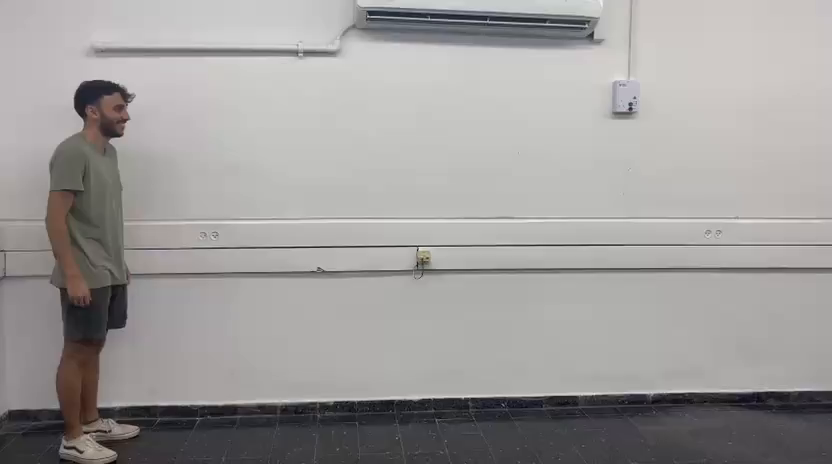
#> input picture frame 0 of ref/INPUT.avi, 832 x 464 px
$ python main.py
#> lines starting #> are read from the running program, lines starting #| are printed output that depends on the picture
### Code/paths.py
import os

# Base directory where this script is located
BASE_DIR = os.path.dirname(os.path.abspath(__file__))

# Your student IDs
ID1 = "209619477"
ID2 = "209518299"
ID_SUFFIX = f"{ID1}_{ID2}"

# Define folders
INPUTS_DIR = os.path.join(BASE_DIR, '..', 'Inputs')
OUTPUTS_DIR = os.path.join(BASE_DIR, '..', 'Outputs')
TEMP_DIR = os.path.join(BASE_DIR, '..', 'Temp')
DOCUMENT_DIR = os.path.join(BASE_DIR, '..', 'Document')
SCREENREC_DIR = os.path.join(BASE_DIR, '..', 'ScreenRec')

# Ensure these directories exist
for folder in [OUTPUTS_DIR, TEMP_DIR, DOCUMENT_DIR, SCREENREC_DIR]:
    os.makedirs(folder, exist_ok=True)

# Input files
INPUT_VIDEO_PATH = os.path.join(INPUTS_DIR, 'INPUT.avi')
BACKGROUND_IMAGE_PATH = os.path.join(INPUTS_DIR, 'background.jpg')

# Output videos (must include ID suffix)
STABILIZED_VIDEO_PATH = os.path.join(OUTPUTS_DIR, f'stabilize_{ID_SUFFIX}.avi')
EXTRACTED_VIDEO_PATH = os.path.join(OUTPUTS_DIR, f'extracted_{ID_SUFFIX}.avi')
BINARY_MASK_VIDEO_PATH = os.path.join(OUTPUTS_DIR, f'binary_{ID_SUFFIX}.avi')
MATTED_OUTPUT_PATH = os.path.join(OUTPUTS_DIR, f'matted_{ID_SUFFIX}.avi')
ALPHA_OUTPUT_PATH = os.path.join(OUTPUTS_DIR, f'alpha_{ID_SUFFIX}.avi')
FINAL_OUTPUT_PATH = os.path.join(OUTPUTS_DIR, f'OUTPUT_{ID_SUFFIX}.avi')

# JSON outputs
TIMING_JSON_PATH = os.path.join(OUTPUTS_DIR, 'timing.json')
TRACKING_JSON_PATH = os.path.join(OUTPUTS_DIR, 'tracking.json')

# Temp
LOG_PATH = os.path.join(TEMP_DIR, 'log.txt')

### Code/utils.py
import numpy as np
import cv2
from scipy.stats import gaussian_kde


# [33 lines left out: functions memoize_dict, scale_frame_border, not called in this run]


def open_video(path):
    """
    Open video capture and get basic properties.

    Args:
        path (str): Path to video file.

    Returns:
        tuple: (cv2.VideoCapture, width, height, fps)
    """
    cap = cv2.VideoCapture(path)
    fps = cap.get(cv2.CAP_PROP_FPS)
    width = int(cap.get(cv2.CAP_PROP_FRAME_WIDTH))
    height = int(cap.get(cv2.CAP_PROP_FRAME_HEIGHT))
    return cap, width, height, fps


# [86 lines left out: functions close_video, moving_average, smooth_trajectory, save_video, normalize_to_255, not called in this run]


def load_video_frames(cap, color_space='bgr'):
    """
    Load all frames from a video capture and convert color space if needed.

    Args:
        cap (cv2.VideoCapture): Video capture object.
        color_space (str): 'bgr', 'yuv', 'bw', or 'hsv'.

    Returns:
        np.ndarray: Array of frames.
    """
#> called with color_space = 'bgr'
    cap.set(cv2.CAP_PROP_POS_FRAMES, 0)
    n_frames = int(cap.get(cv2.CAP_PROP_FRAME_COUNT))
    frames = []
    for _ in range(n_frames):
        success, frame = cap.read()
        if not success:
            break
        if color_space == 'bgr':
            frames.append(frame)
        elif color_space == 'yuv':
            frames.append(cv2.cvtColor(frame, cv2.COLOR_BGR2YUV))
        elif color_space == 'bw':
            frames.append(cv2.cvtColor(frame, cv2.COLOR_BGR2GRAY))
        else:
            frames.append(cv2.cvtColor(frame, cv2.COLOR_BGR2HSV))
#> this loop made 31 passes
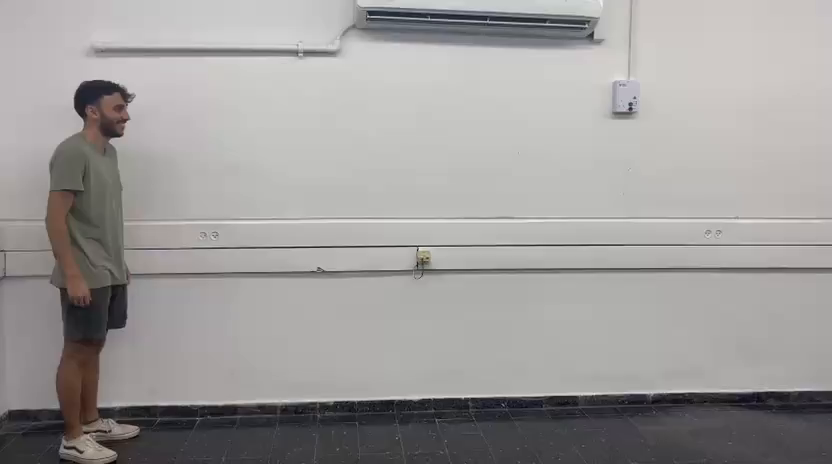
#> input picture frame 0 of ref/INPUT.avi, 832 x 464 px
#> after the loop:
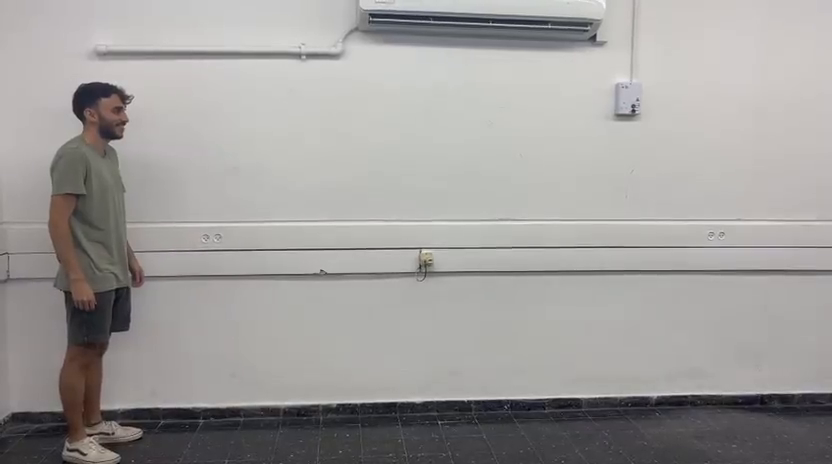
#> frame: shape (464, 832, 3); mean B, G, R 155.9, 157.6, 159.8
#> after the loop, frames = 30 items
    cap.set(cv2.CAP_PROP_POS_FRAMES, 0)
    return np.asarray(frames)


# [79 lines left out: functions apply_mask_to_frame, select_foreground_pixels, select_background_pixels, create_kde, create_disk_kernel, not called in this run]

### Code/video_stabilization.py
import numpy as np
import cv2
from tqdm import tqdm

from utils import (
    open_video,
    load_video_frames,
    close_video,
    save_video,
    smooth_trajectory,
    scale_frame_border
)
from paths import STABILIZED_VIDEO_PATH
from logger import get_logger

logger = get_logger()

# Optical flow parameters
MAX_FEATURES = 500
FEATURE_QUALITY = 0.01
MIN_FEATURE_DISTANCE = 30
FEATURE_BLOCK_SIZE = 3

# Smoothing parameters
TRAJECTORY_SMOOTH_RADIUS = 5


def stabilize_video(input_video_path):
    """
    Stabilizes the input video using optical flow and homography estimation.
    Outputs a stabilized video and a transform matrix file.

    Args:
        input_video_path (str): Path to the input (unstabilized) video.
    """
    logger.info("Video Stabilization - Starting Process")

    # Open input video and load all frames
    cap, width, height, fps = open_video(input_video_path)
    frames = load_video_frames(cap, color_space='bgr')
    close_video(cap)

    num_frames = len(frames)

    # Prepare tracking on first frame
    prev_frame = frames[0]
    prev_gray = cv2.cvtColor(prev_frame, cv2.COLOR_BGR2GRAY)

    # Initialize storage for transform matrices
    raw_transforms_flat = np.zeros((num_frames - 1, 9), dtype=np.float32)
    smoothed_homographies = np.zeros((num_frames - 1, 3, 3), dtype=np.float32)

    # Estimate frame-to-frame transforms using optical flow and homography
    for i, curr_frame in tqdm(enumerate(frames[1:]), total=num_frames - 1, desc="Estimating transforms"):
        prev_features = cv2.goodFeaturesToTrack(
            prev_gray,
            maxCorners=MAX_FEATURES,
            qualityLevel=FEATURE_QUALITY,
            minDistance=MIN_FEATURE_DISTANCE,
            blockSize=FEATURE_BLOCK_SIZE
        )

        curr_gray = cv2.cvtColor(curr_frame, cv2.COLOR_BGR2GRAY)
        curr_features, status, _ = cv2.calcOpticalFlowPyrLK(prev_gray, curr_gray, prev_features, None)

        valid_idx = np.where(status == 1)[0]
        prev_pts = prev_features[valid_idx]
        curr_pts = curr_features[valid_idx]

        transform_matrix, _ = cv2.findHomography(prev_pts, curr_pts)
        raw_transforms_flat[i] = transform_matrix.flatten()

        prev_gray = curr_gray

    # Smooth trajectory
    trajectory = np.cumsum(raw_transforms_flat, axis=0)
    smoothed_trajectory = smooth_trajectory(trajectory, TRAJECTORY_SMOOTH_RADIUS)
    delta = smoothed_trajectory - trajectory
    corrected_transforms_flat = raw_transforms_flat + delta

    # Apply transforms to stabilize video
    stabilized_frames = [frames[0]]
    for i, frame in tqdm(enumerate(frames[:-1]), total=num_frames - 1, desc="Warping frames"):
        matrix = corrected_transforms_flat[i].reshape((3, 3))
        stabilized = cv2.warpPerspective(frame, matrix, (width, height))
        stabilized = scale_frame_border(stabilized)
        stabilized_frames.append(stabilized)
        smoothed_homographies[i] = matrix

    # Save results
    save_video(STABILIZED_VIDEO_PATH, stabilized_frames, fps, (width, height), is_color=True)
    logger.info(f"Stabilized video saved to {STABILIZED_VIDEO_PATH}")

    logger.info("Video Stabilization - Completed Successfully")

### Code/logger.py
import logging
from paths import LOG_PATH

def get_logger(name: str = "project_logger") -> logging.Logger:
    """
    Creates and returns a logger with file and console output.

    Args:
        name (str): Logger name (default: "project_logger")

    Returns:
        logging.Logger: Configured logger instance.
    """
    logger = logging.getLogger(name)
    logger.setLevel(logging.DEBUG)

    # Avoid adding handlers multiple times
    if logger.handlers:
        return logger

    # File handler: logs detailed messages to a file
    file_handler = logging.FileHandler(LOG_PATH, mode='w')
    file_handler.setLevel(logging.DEBUG)
    file_formatter = logging.Formatter('%(asctime)s - %(levelname)s - %(message)s')
    file_handler.setFormatter(file_formatter)

    # Stream handler: logs concise messages to console
    stream_handler = logging.StreamHandler()
    stream_handler.setLevel(logging.DEBUG)
    stream_formatter = logging.Formatter('%(levelname)s - %(message)s')
    stream_handler.setFormatter(stream_formatter)

    # Attach handlers to logger
    logger.addHandler(file_handler)
    logger.addHandler(stream_handler)

    return logger

### Code/main.py
import argparse
import sys
import time
import json

from video_stabilization import stabilize_video
from background_subtraction import background_subtraction
from matting import video_matting
from tracking import track_video
from logger import get_logger
from paths import (
    INPUT_VIDEO_PATH,
    STABILIZED_VIDEO_PATH,
    BINARY_MASK_VIDEO_PATH,
    BACKGROUND_IMAGE_PATH,
    MATTED_OUTPUT_PATH,
    ALPHA_OUTPUT_PATH,
    TIMING_JSON_PATH
)


def parse_arguments():
    """
    Parse command-line flags for each pipeline stage.

    Returns:
        argparse.Namespace: Boolean flags for each stage.
    """
    parser = argparse.ArgumentParser(
        description="Pass no arguments or use -all to run the full pipeline. "
                    "Use individual flags to run specific parts.")
    parser.add_argument('-vs', action='store_true', help='Run video stabilization')
    parser.add_argument('-bg', action='store_true', help='Run background subtraction')
    parser.add_argument('-mt', action='store_true', help='Run video matting')
    parser.add_argument('-tk', action='store_true', help='Run tracking')
    return parser.parse_args()


def main():
    """
    Entry point for running selected stages of the video processing pipeline.
    Tracks elapsed time for each stage and saves results to a timing file.
    """
    start_time = time.time()
    timing_dict = {}

    args = parse_arguments()
    logger = get_logger()

    # If no flags provided, run all stages
    if len(sys.argv) == 1:
        args.vs = True
        args.bg = True
        args.mt = True
        args.tk = True

    # Stage 1: Video stabilization
    if args.vs:
        stabilize_video(INPUT_VIDEO_PATH)
        timing_dict["stabilized"] = time.time() - start_time

    # Stage 2: Background subtraction
    if args.bg:
        background_subtraction(STABILIZED_VIDEO_PATH)
        timing_dict["binary"] = time.time() - start_time

    # Stage 3: Video matting
    if args.mt:
        video_matting(
            STABILIZED_VIDEO_PATH,
            BINARY_MASK_VIDEO_PATH,
            BACKGROUND_IMAGE_PATH,
            MATTED_OUTPUT_PATH,
            ALPHA_OUTPUT_PATH
        )
        timing_dict["matted"] = time.time() - start_time
        timing_dict["alpha"] = time.time() - start_time

    # Stage 4: Object tracking
    if args.tk:
        track_video(MATTED_OUTPUT_PATH)
        timing_dict["output"] = time.time() - start_time

    # Save timing results to JSON file
    with open(TIMING_JSON_PATH, 'w') as f:
        json.dump(timing_dict, f, indent=2)
    logger.info(f"Timing.json saved to {TIMING_JSON_PATH}")


if __name__ == "__main__":
    main()
